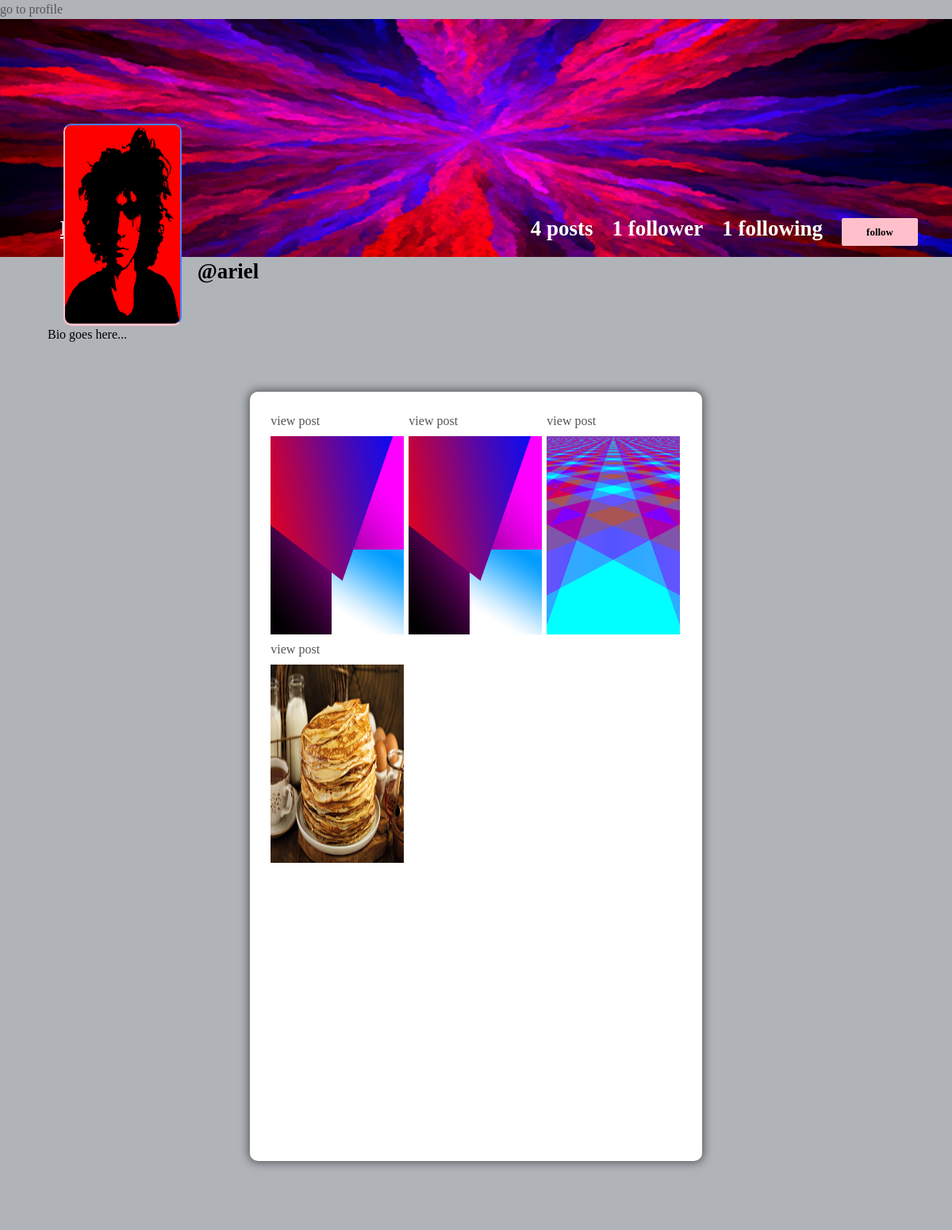
The app's page /profile/ariel (signed in) with its own data.
### core/models.py (models this page shows, shortened)
class Profile(models.Model):
    user = models.ForeignKey(User, on_delete=models.CASCADE)
    id_user= models.IntegerField()
    username=models.CharField(max_length=25)
    email = models.EmailField()
    firstname=models.CharField(max_length=25)
    lastname=models.CharField(max_length=25)
    profile_picture = models.ImageField(upload_to='profile_images',default='blank-profile-picture.png')
    isbanned = models.BooleanField(default=False)
    islimited = models.BooleanField(default=False)

class Recipe(models.Model):#Post
    recipe_id = models.UUIDField(primary_key=True,default=uuid.uuid4)
    user = models.CharField(max_length=100)
    recipe_title =models.CharField(max_length=50)
    preparation_step = models.CharField(max_length=2000,default="None")
    tags = models.CharField(max_length=2000,blank=True)
    image = models.ImageField(upload_to='post_images')
    nb_likes = models.IntegerField(default=0)
    created_at =models.DateTimeField(default=datetime.now)

### core/views.py (the view)
# urls.py: path('profile/<str:pk>',views.profile,name='profile'),
@login_required(login_url='signin')
def profile(request,pk):
    user_object = User.objects.get(username=pk)
    user_profile = Profile.objects.get(user=user_object)
    user_posts = Recipe.objects.filter(user=pk)
    user_post_length = len(user_posts)
    follower = request.user.username
    user = pk
    if FollowersCount.objects.filter(follower=follower,user=user).first():
        button_text ='Unfollow'
    else:
        button_text='follow'
    nbr_user_followers =len(FollowersCount.objects.filter(user=pk))
    nbr_user_following =len(FollowersCount.objects.filter(follower=pk))
    context = {
            'user_object': user_object,
            'user_profile': user_profile,
            'user_posts': user_posts,
            'user_post_length':user_post_length,
            'button_text': button_text,
            'nbr_user_followers':nbr_user_followers,
            'nbr_user_following':nbr_user_following
        }
    return render(request, 'profile.html',context)

### template/profile.html (shortened to what this page needs)
{% load static %}
<!DOCTYPE html>
<html lang="en">
<head>
	<a href="/profile/{{user.username}}"> go to profile</a>
    <link rel="stylesheet" href="{% static 'css/main.min.css' %}">
    <link rel="stylesheet" href="{% static 'css/style.css' %}">
    <link rel="stylesheet" href="{% static 'css/color.css' %}">
    <link rel="stylesheet" href="{% static 'css/responsive.css' %}">
</head>
<body>
	<section>
			<div class="feature-photo">
				<figure>
					<img src="{% static 'images/resources/timeline-1.jpg' %}" alt="">
				</figure>
				<form action="/follow" method="POST">
					<div class="add-btn">
					<span style="color: white; font-size: 27px; margin-right: 520px;"><b><u><a href="/">Home</a></u></b></span>
					{% if user_post_length == 0 %}
					<span style="color: white; font-size: 27px;"><b>No post</b></span>
					{% elif user_post_length == 1 %}
					<span style="color: white; font-size: 27px;"><b>{{ user_post_length }} post</b></span>
					{% else %}
					<span style="color: white; font-size: 27px;"><b>{{ user_post_length }} posts</b></span>
					{% endif %}
					{% if nbr_user_followers == 0 or nbr_user_followers == 1 %}
					<span style="color: white; font-size: 27px;"><b>{{nbr_user_followers}} follower</b></span>
					{% else %}
					<span style="color: white; font-size: 27px;"><b>{{nbr_user_followers}} followers</b></span>
					{%endif%}
					<span style="color: white; font-size: 27px;"><b>{{nbr_user_following}} following</b></span>
					{% if user_object.username == user.username  %}
					<a href="/settings" title="" data-ripple="" style="background-color: #ffc0cb; border: #ffc0cb;">
						Account settings
					</a>
					{% else %}
					<a title="" data-ripple="">
						<button type="submit" style="background-color: #ffc0cb; border: #ffc0cb;">{{button_text}}</button>
					</a>
					{% endif %}
					</div>
				</form>
				<div class="container-fluid">
					<div class="row merged">
						<div class="col-lg-2 col-sm-3">
							<div class="user-avatar">
								<figure>
									<img src="{{ user_profile.profile_picture.url }}" style="height: 250px; width: 100%;" alt="">
								</figure>
							</div>
						</div>
						<div class="col-lg-10 col-sm-9">
							<div class="timeline-info">
								<ul>
									<li class="admin-name">
									  <h5 style="color: black;white-space: nowrap; width: 110px; font-size: 27px;"><b>@{{ user_profile.user.username }}</b></h5>
									</li>
								</ul>
							</div>
						</div>
					</div>
				</div>
			</div>
		</section>
		<section>
			<div class="bio">
				Bio goes here...
			</div>
		</section>
	<section>
		<div class="gap gray-bg">
			<div class="container-fluid">
				<div class="row">
					<div class="col-lg-12">
						<div class="row" id="page-contents">
							<div class="col-lg-3">
								<aside class="sidebar static">
								</aside>
							</div>
							<div class="col-lg-6">
								<div class="central-meta">
									<ul class="photos">
										{% for post in user_posts %}
										<li>
											<a href="/comment?recipe_id={{post.recipe_id}}">view post</a>
											<a class="strip" href="{{post.image.url}}" title="" data-strip-group="mygroup" data-strip-group-options="loop: false">
											<img src="{{post.image.url}}" style="height: 250px; width: 300px;" alt=""></a>
										</li>
										{% endfor %}
									</ul>
								</div>
							</div>
							<div class="col-lg-3">
								<aside class="sidebar static">
								</aside>
							</div>
						</div>
					</div>
				</div>
			</div>
		</div>
	</section>
</body>
</html>

### static/css/color.css (style rules this page uses)
#nprogress .bar, .timeline-info > ul li a::before, .add-btn > a, .activitiez > li::before, form button, .colla-apps > li a:hover, a.underline:before, .setting-row input:checked + label, .user-avatar:hover .edit-phto, .error-meta > a, .color-bg, .add-butn, .nav.nav-tabs.likes-btn > li a.active, a.dislike-btn, .drop > a:hover, .btn-view.btn-load-more:hover, .accordion .card h5 button[aria-expanded="true"], .chat-head, .f-page > figure em, .inbox-panel-head > ul > li > a, .nav-tabs--left .nav-link.active, .nav-tabs--left .nav-link.active:hover, footer .widget-title h4::before, #topcontrol, .sidebar .widget-title::before, .f-title::before, .g-post-classic > figure > i::after, .purify > a, .help-list > a:hover, .open-position::before, .info > a, .category-box:hover, .category-box.selected, a.main-btn, .section-heading::before, .getquot-baner, .more-branches > h4::before, .is-helpful > a, .cart-optionz > li > a:hover, .paginationz > li a:hover, .paginationz > li a.active, .shopping-cart, a.btn2:hover, .form-submit > input[type="submit"], button.submit-checkout, .delete-cart:hover, .proceed .button, .amount-area .update-cart, a.addnewforum, .apply-bttons > a { background: orange; }

### static/css/responsive.css (style rules this page uses)
@media screen and (max-width: 1281px) and (min-width: 1024px) { .photos > li { min-width: 32.2%; width: 32.2%; } }
@media screen and (max-width: 1281px) and (min-width: 1024px) { .timeline-info { line-height: 51px; } }
@media screen and (max-width: 1281px) and (min-width: 1024px) { .timeline-info .admin-name > h5 { font-size: 20px; } }
@media screen and (max-width: 1281px) and (min-width: 1024px) { .user-avatar { width: 80.2% } }

### records on screen
Profile: profile_picture (picture), user.username "ariel"
Recipe: image (picture)
Recipe: image (picture)
Recipe: image (picture)
Recipe: image (picture)

### other values on screen
{{ user_post_length }} "4"
{{ nbr_user_followers }} "1"
{{ nbr_user_following }} "1"
{{ button_text }} "follow"
